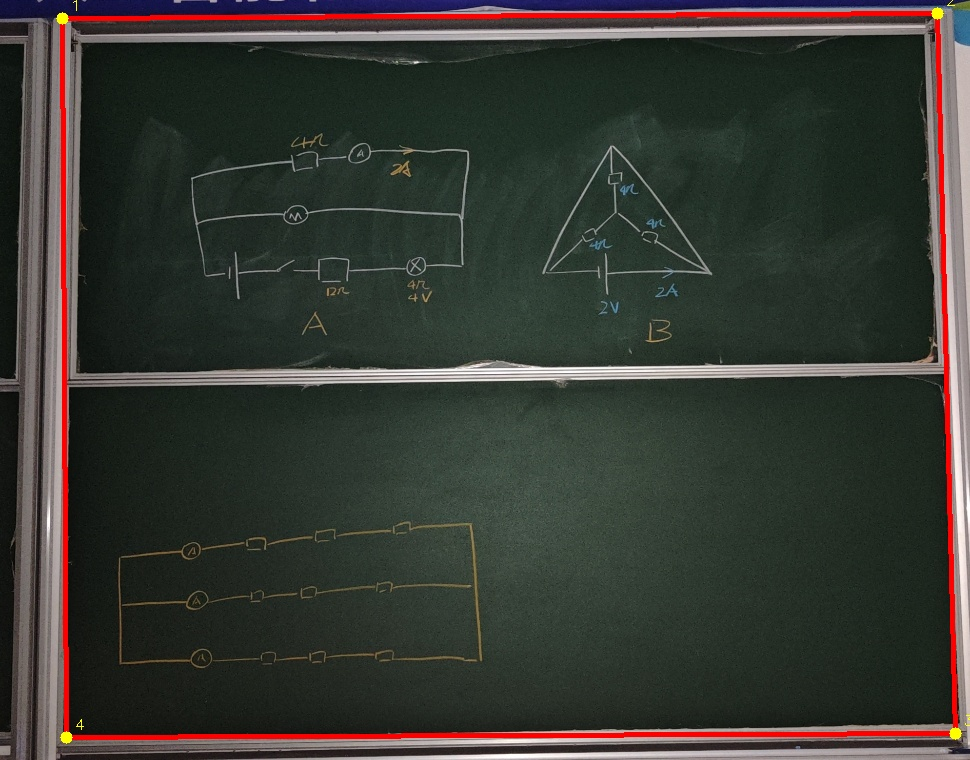
#> input picture reports/annotation_examples/00_05160fce8d.jpg, 970 x 760 px
$ python -i detector.py   (imports and definitions only)
#> lines starting #> are read from the running program, lines starting #| are printed output that depends on the picture; after the words box and inside, x2 and y2 are one past the last pixel; in counts of white or black regions, pixels touching at a corner belong together
"""文档四边形检测。

候选来源与评分：

1. 边缘检测配合多次多边形近似，保留透视关系，权重最高。
2. 亮度阈值分割，分别取亮区与暗区，适配白纸与黑板两类载体。
3. 分割轮廓的最小外接矩形，作为边界不规则时的兜底，权重最低。

所有候选统一按“面积 × 边界对比度 × 来源权重”评分，取最高分。
低于置信门槛时返回 None，交由人工兜底，不输出错误的四边形。
"""
from __future__ import annotations

import cv2
import numpy as np

from docnorm.rectify.geometry import (
    DocumentQuad,
    RectifyError,
    quad_dimensions,
)

METHOD_WEIGHTS = {"edge": 1.0, "mask_quad": 0.95, "mask_rect": 0.75}
MIN_CONFIDENCE_AREA = 0.15
MIN_BOUNDARY_CONTRAST = 8.0


# [227 lines left out: functions _quad_area_ratio, _covers_full_frame, _boundary_contrast, _build_candidate, _collect_edge_candidates, _collect_mask_candidates and 2 more, not called in this run]

>>> import cv2
>>> picture = cv2.imread('../../../reports/annotation_examples/00_05160fce8d.jpg')
#> picture is the input picture: shape (760, 970, 3); mean B, G, R 50.7, 57, 55.4
>>> result = detect_document(picture)
#> the loop in _collect_edge_candidates, `for low, high in passes:` made 3 passes
#> pass 1, in _collect_edge_candidates, `edges = cv2.Canny(blurred, low, high)`:
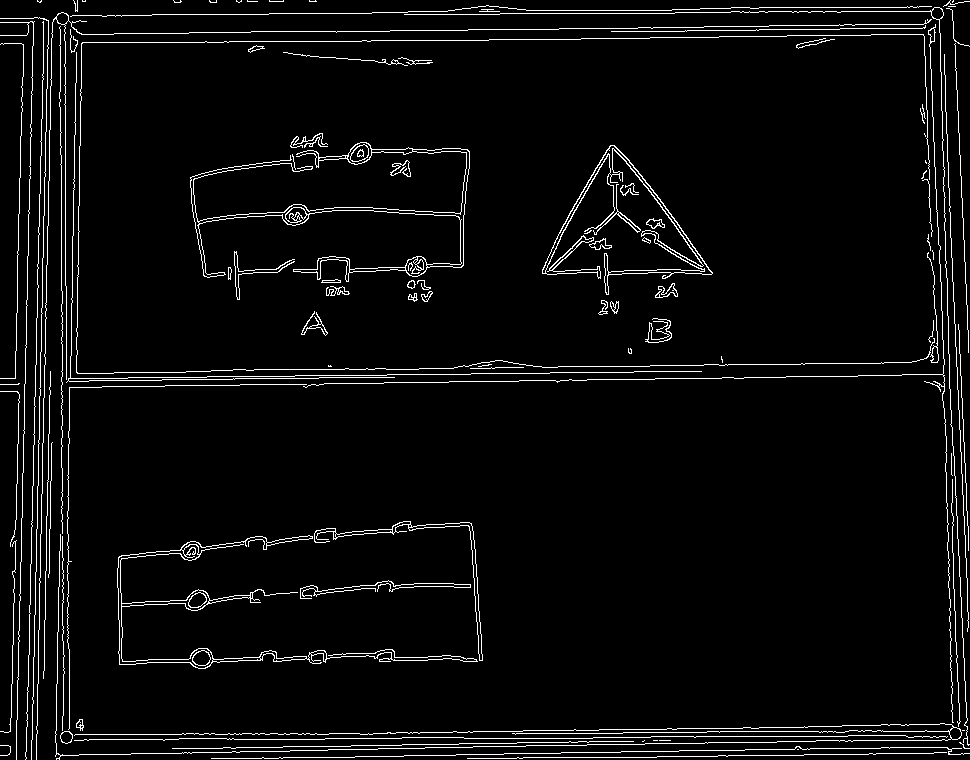
#> edges: shape (760, 970); 4.2% white in thin lines or dots
#> pass 1, in _collect_edge_candidates, `closed = cv2.morphologyEx(edges, cv2.MORPH_CLOSE, kernel, iterations=2)`:
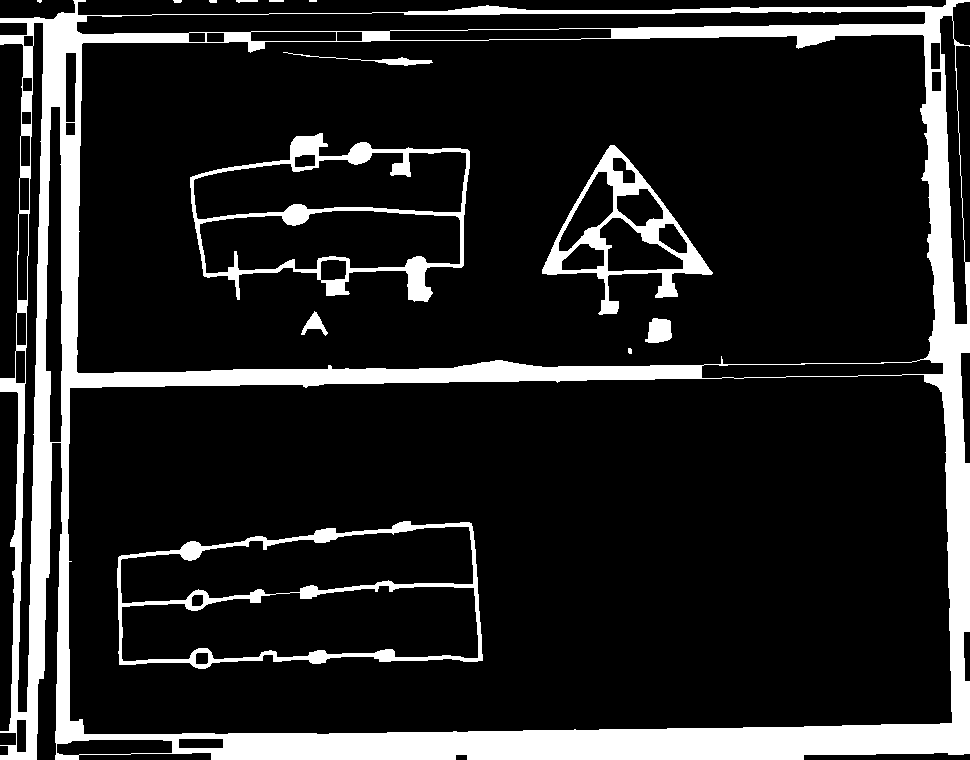
#> closed: shape (760, 970); 14.3% white; 14 white regions (2 under 20 px), largest, box (x1, y1, x2, y2) and area: (0, 0, 970, 760) 84718, (190, 133, 470, 302) 7281, (117, 521, 483, 669) 6748
#> after the loop in _collect_edge_candidates, `for low, high in passes:`:
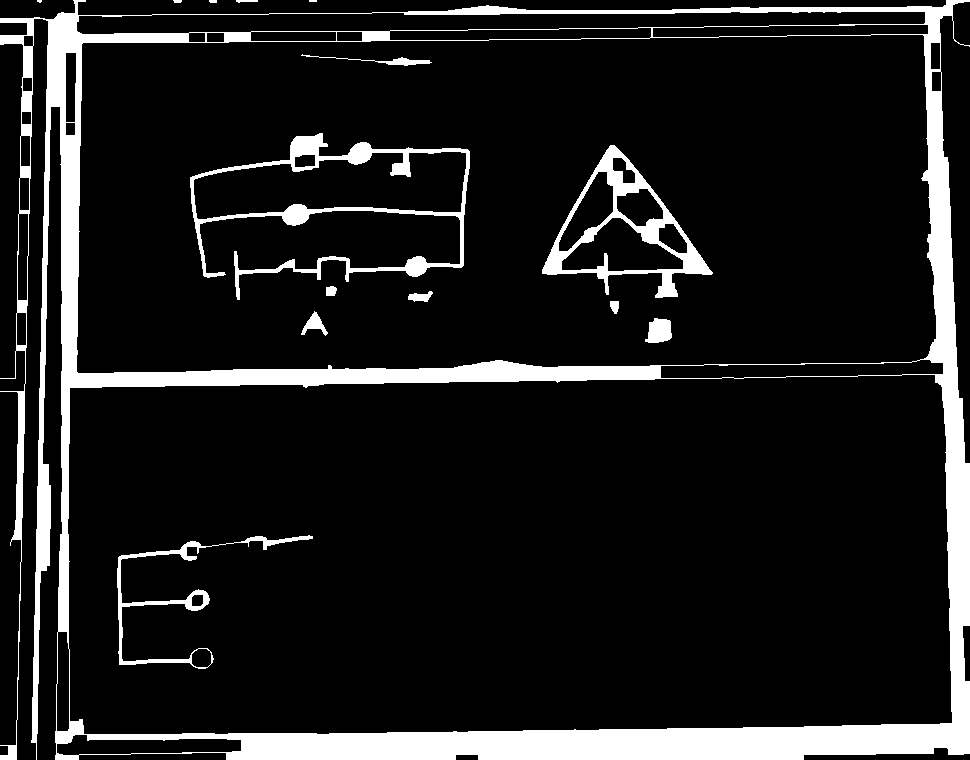
#> closed: shape (760, 970); 11.6% white; 15 white regions (2 under 20 px), largest, box (x1, y1, x2, y2) and area: (0, 0, 970, 760) 70338, (190, 133, 470, 300) 6324, (542, 145, 713, 298) 5128
#> after the loop in _collect_edge_candidates, `for low, high in passes:`:
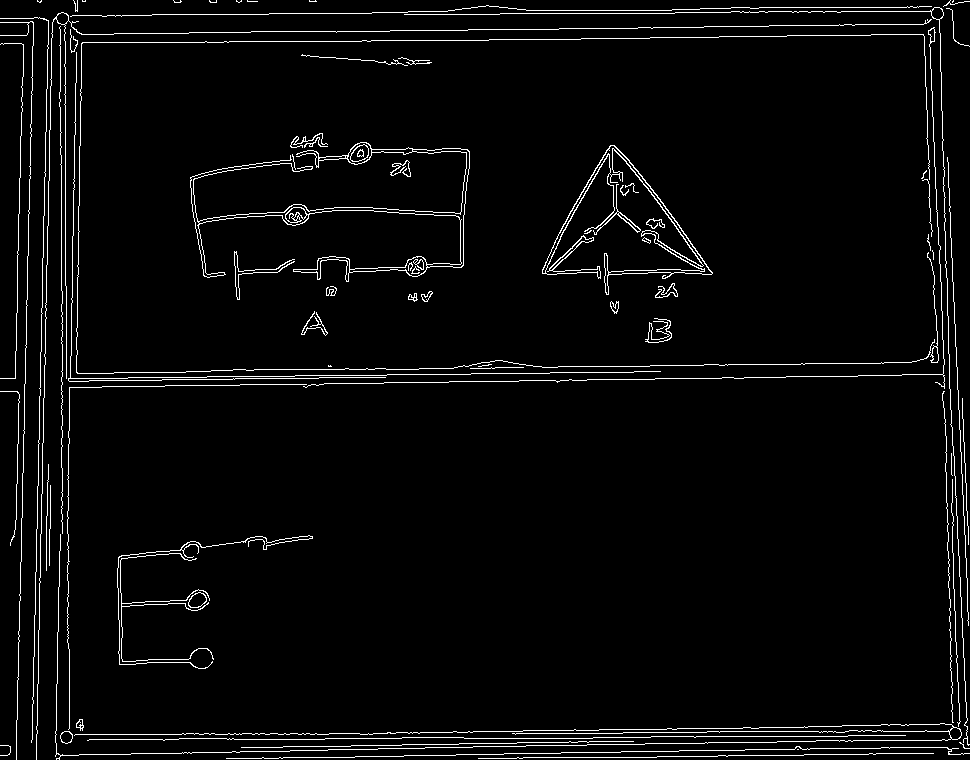
#> edges: shape (760, 970); 3.5% white in thin lines or dots
#> after the loop in _collect_edge_candidates, `for low, high in passes:`: candidates = []
#> the loop in _collect_mask_candidates, `for threshold_type in ( cv2.THRESH_BINARY + cv2.THRESH_OTSU, cv2.THRES..` made 2 passes
#> pass 1, in _collect_mask_candidates, `mask = cv2.morphologyEx( mask, cv2.MORPH_OPEN, np.ones((5, 5), np.uint..`:
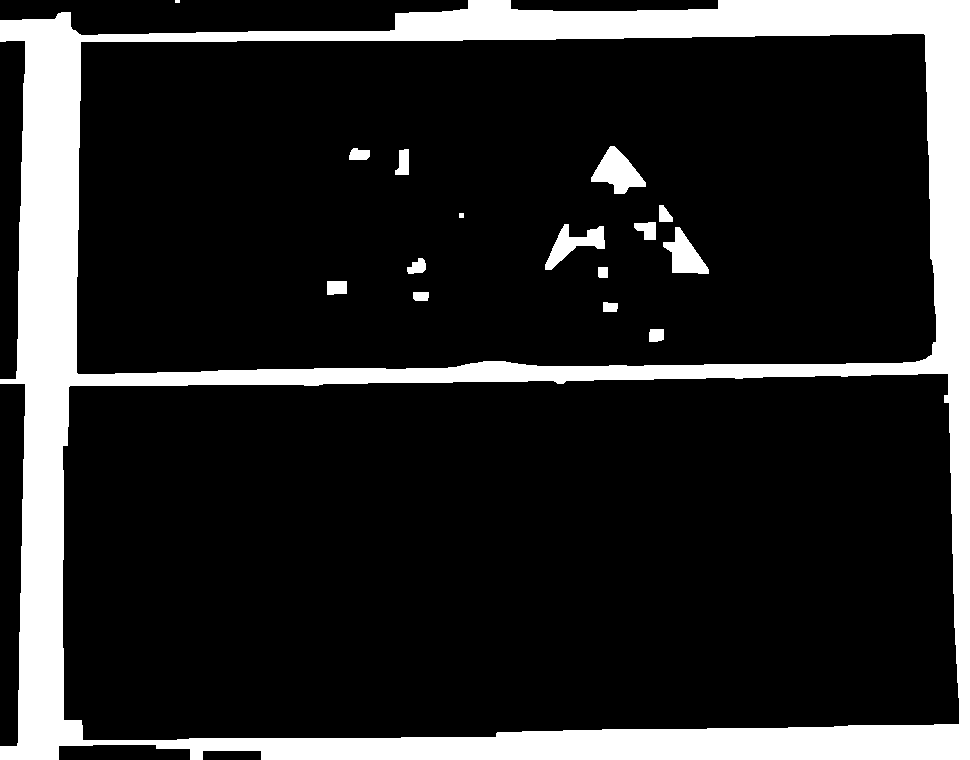
#> mask: shape (760, 970); 16.3% white; 16 white regions (1 under 20 px), largest, box (x1, y1, x2, y2) and area: (0, 0, 970, 760) 114898, (591, 146, 646, 194) 1393, (663, 227, 709, 274) 1109
#> after the loop in _collect_mask_candidates, `for threshold_type in (`:
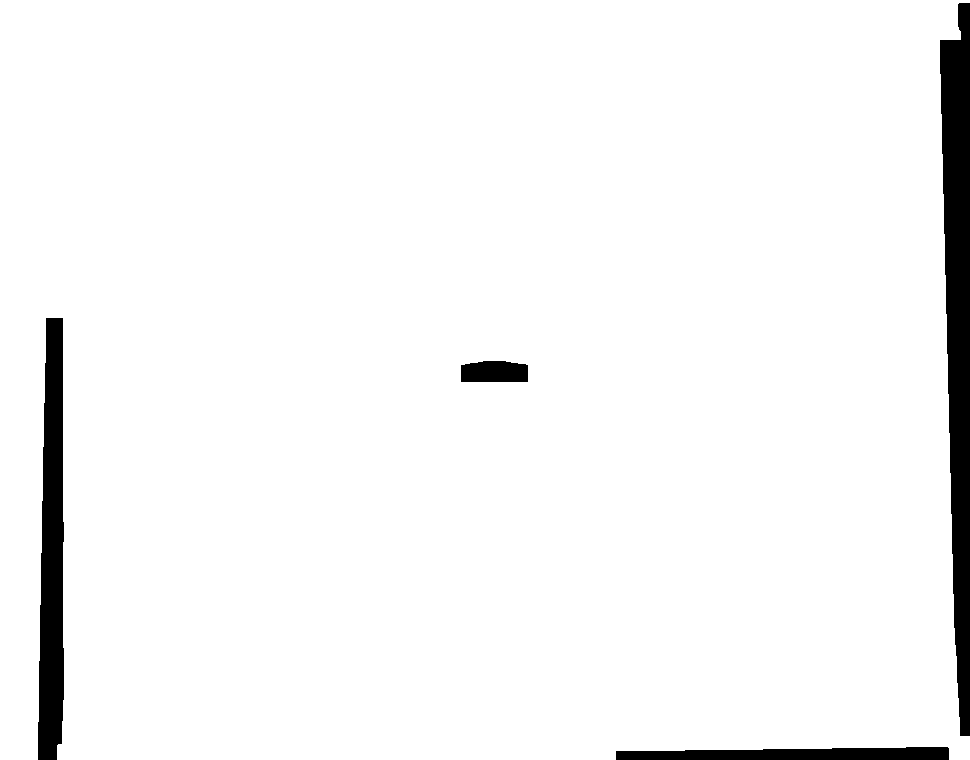
#> mask: shape (760, 970); 96% white; 4 black regions, box (x1, y1, x2, y2) and area: (940, 3, 970, 736) 15273, (38, 318, 64, 760) 9293, (616, 747, 949, 760) 3606, (461, 361, 528, 382) 1304
